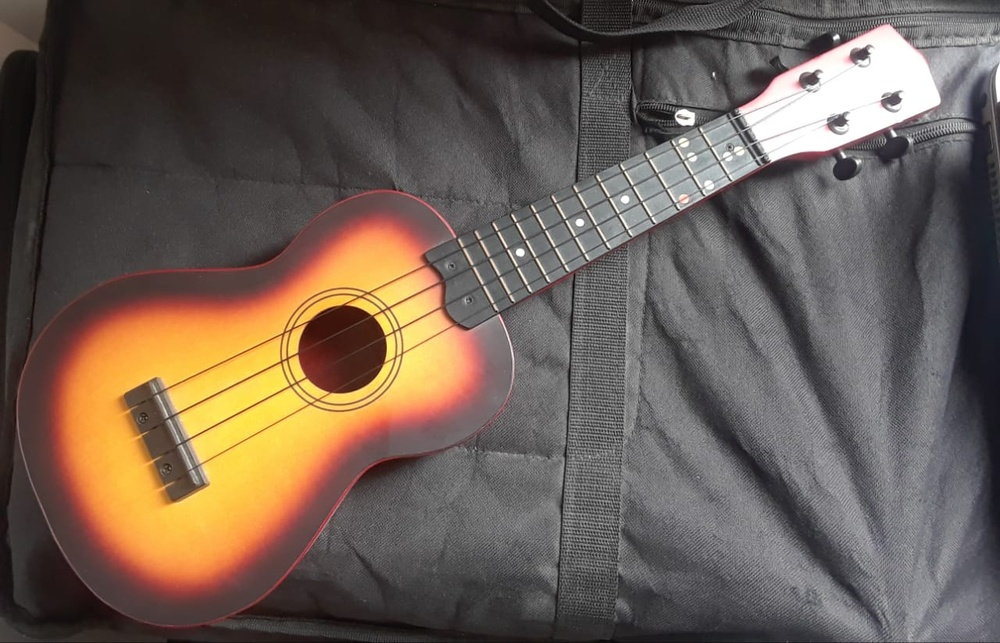
#> input picture SegundaParte/Operaciones de transformación de imágenes/img/ukelele.jpeg, 1000 x 643 px, shrunk from 1280 x 823 before the run
$ jupyter execute 'Operaciones de transformación de imágenes.ipynb'   (shell and % lines are left out)
#> lines starting #> are read from the running program, lines starting #| are printed output that depends on the picture; after the words box and inside, x2 and y2 are one past the last pixel; in counts of white or black regions, pixels touching at a corner belong together
<center>
<a href="http://www.udem.edu.co/"></a>
<h1>Reconocimiento de Patrones I y II</h1>
<h2>Operaciones de transformación de imágenes</h2>
<h3>2018-2</h3>
</center>

### Introducción

La transformación de una imagen consiste en modificar el contenido de la misma con un objetivo
concreto, como puede ser el de prepararla para un posterior análisis. Se pueden distinguir dos tipos
de transformaciones: basadas en los niveles de intensidad de la imagen, o como consecuencia de la
aplicación de una operación geométrica. Dentro del primer grupo se consideran por un lado las
transformaciones que son consecuencia de la aplicación de una función sobre el valor de intensidad
de cada píxel individualmente, y las transformaciones en las que los píxeles vecinos intervienen en
la misma con distintas finalidades, tales como eliminar el ruido presente en la imagen para así
suavizarla o con el fin de extraer bordes. Las transformaciones lógicas se aplican considerando que
los valores numéricos de las imágenes se pueden representar a nivel de bits. Dentro del segundo
grupo se incluyen las transformaciones geométricas, las cuales modifican las coordenadas
espaciales de la imagen, ofreciendo aspectos de la misma bajo diferentes resoluciones, siendo en
ocasiones necesario modificar también los valores de intensidad de los píxeles de la imagen
original.

## Transformaciones basadas en los niveles de intesidad

Las transformaciones en las que la generación de un nuevo píxel se obtiene en función del valor de
intensidad, pueden clasificarse en dos tipos:
1. Operaciones basadas en un píxel individual de la imagen (Ej: brillo, negativo, ecualización del histograma).
2. Operaciones involucrando píxeles vecinos.
Por tanto, la generación de un nuevo píxel dependerá bien del valor concreto de cada píxel, o del
valor de los píxeles próximos a él, lo que se conoce como vecindad del píxel o vecindario, como
muestra la figura 1.

### Operaciones centradas en un píxel individual

$$S(i,j) = f(E(i,j))$$

La función $f$ de la ecuación anterior, que puede ser lineal o no lineal, es la transformación que se aplica a la imagen original. A continuación se definen las principales funciones de transformación que se trabajan en el procesamiento digital de imágenes.

De la clase anterior teníamos ...

[cell 1]
from PIL import Image             #Estamos usando la librería Pillow con PIL
import numpy as np                # funciones numéricas (arrays, matrices, etc.)
import matplotlib.pyplot as plt   # funciones para representación gráfica

ukelele = Image.open("img/ukelele.jpeg")
#> ukelele is the input picture: PIL image 1000x643 RGB; mean R, G, B 108.1, 93.8, 83.5
#Para visualizar la imagen en el notebook
plt.imshow(np.asarray(ukelele))
plt.show()

[cell 2]
uke_gris = ukelele.convert('L')
#I_gris.show()
plt.imshow(np.asarray(uke_gris), cmap='gray')
plt.show()
print (uke_gris.size, uke_gris.mode, uke_gris.format)
#| (1000, 643) L None

[cell 3]
Img_uke = np.asarray(uke_gris,dtype=np.float32)

### Contraste. Ejercicio de la clase anterior

[cell 4]
def contraste(img,cmax,cmin,tipo):

#> called with cmax = 200, cmin = 0, tipo = 'disminuir'
    Imin = np.min(img)
#> Imin = 3
    Imax = np.max(img)
#> Imax = 255

    filas = np.size(img,0)
#> filas = 643
    columnas = np.size(img,1)
#> columnas = 1000

    I = np.zeros((filas, columnas))

    if tipo == 'disminuir':

        for i in range(0,filas):
            for j in range(0,columnas):
                I[i,j] = (((cmax-cmin)/(Imax-Imin))*(img[i,j]-Imin))+cmin
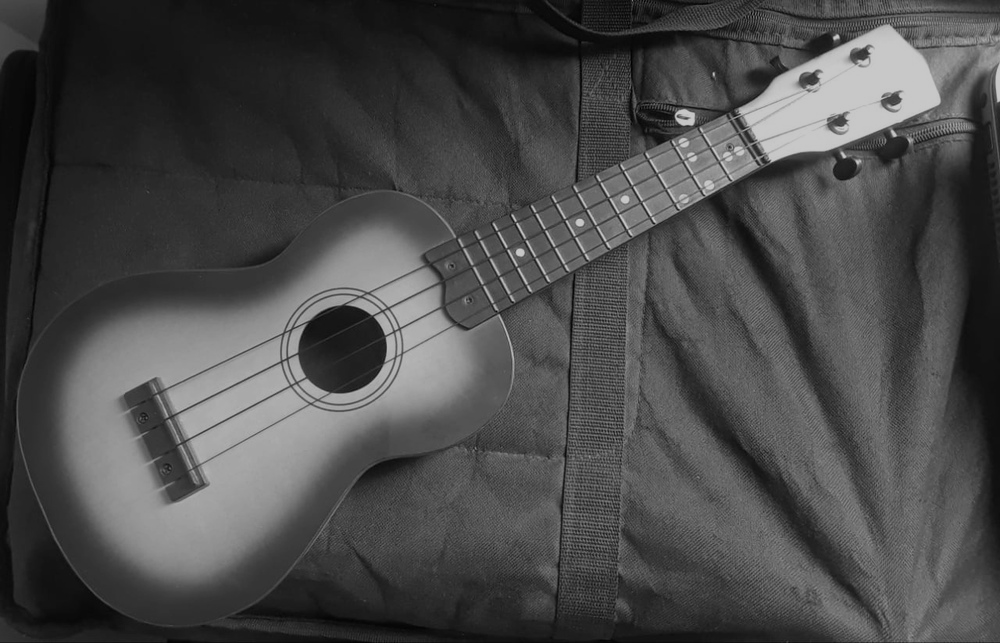
#> I: shape (643, 1000) float64; min 0, max 200, mean 74.5

    elif tipo == 'aumentar':
        for i in range(0,filas):
            for j in range(0,columnas):
                I[i,j] = ((img[i,j]-Imin)/(Imax-Imin))*(cmax-cmin)+cmin

    return I


I_low_cont = contraste(Img_uke,200,0,'disminuir')
Inew = Image.fromarray(I_low_cont.astype(np.uint8))
plt.imshow(Inew)
#plt.imshow(I, cmap='gray')

[cell 5]
I_high_cont = contraste(Img_uke,255,50,'aumentar')
#> call 2 of contraste, with cmax = 255, cmin = 50, tipo = 'aumentar'
#> after the loop in contraste (call 2), `for i in range(0,filas):`:
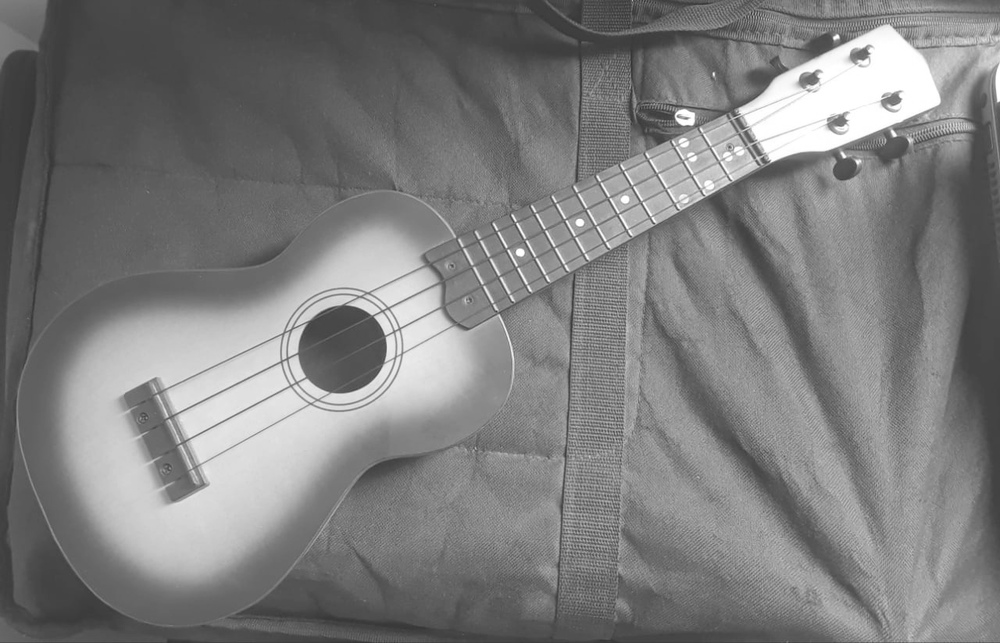
#> I: shape (643, 1000) float64; min 50, max 255, mean 126.4
Inew = Image.fromarray(I_high_cont.astype(np.uint8))
plt.imshow(Inew)
#plt.imshow(I, cmap='gray')

### Ecualización del histograma. Ejercicio de la clase anterior.

[cell 6]
#Genera el histograma de la Imagen
#Paso 1:
filas = np.size(Img_uke,0)
#> filas = 643
columnas = np.size(Img_uke,1)
#> columnas = 1000
dimImg = filas*columnas
#> dimImg = 643000
#print(dimImg)
hist,bins = np.histogram(Img_uke.flatten(),256,[0,256])
#> hist = 256 values, max 7026 at index 255, min 0 at index 0, mean 2511.7; bins = 257 values from 0 to 256
#print(np.max(hist))
hist_norm = (hist/dimImg)*255
#> hist_norm = 256 values, max 2.79 at index 255, min 0 at index 0, mean 0.996
#print(np.max(hist_norm))
#print(hist)
#print(hist_norm)

#Paso2:
#Genera la función de distribución acumulada (cdf por sus siglas en inglés)
cdf = hist_norm.cumsum()
#> cdf = 256 values from 0 to 255
t = 0
for item in cdf:
    cdf[t] = np.round(item)
    t +=1
#> this loop made 256 passes
#> item on passes 2 to 4: 0, 0, 0.000793
#> after the loop, t = 256

new_Img = np.zeros((filas, columnas))
for i in range(0,filas):
    for j in range(0,columnas):

        intensidad = int(Img_uke[i,j])
        Hprima = cdf[intensidad]
        new_Img[i,j] = Hprima

Img = Image.fromarray(new_Img.astype(np.uint8))
plt.imshow(Img)

### Operador Inverso (Negativo)

[cell 7]
#Operador inverso (negativo)

def negativo(img):

    filas = np.size(img,0)
#> filas = 643
    columnas = np.size(img,1)
#> columnas = 1000

    new_Img = np.zeros((filas,columnas))

    for i in range(0,filas):
        for j in range(0, columnas):
            new_x = 255-img[i,j]
            new_Img[i,j] = new_x
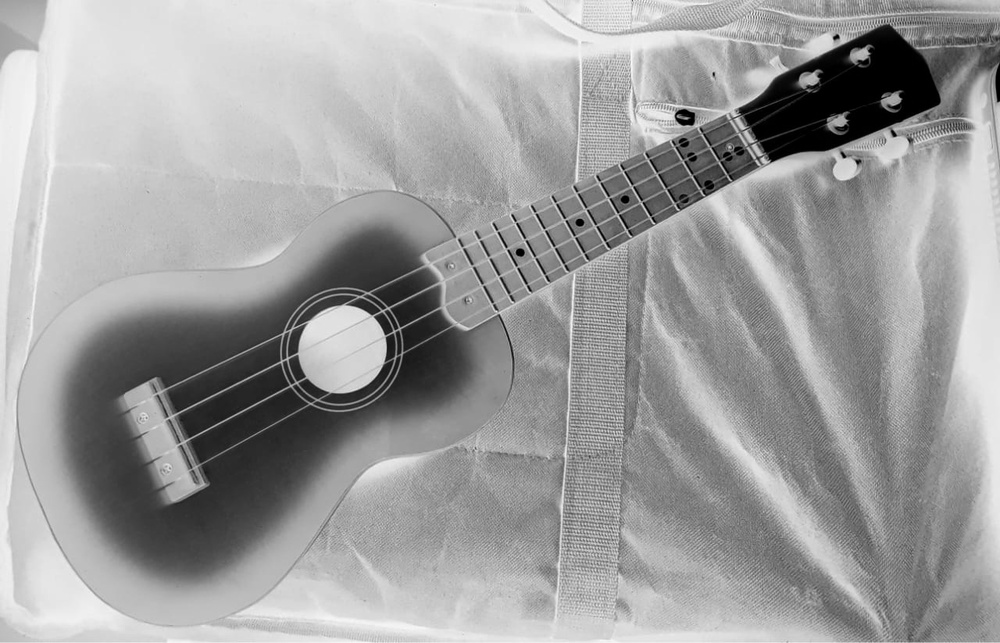
#> new_Img: shape (643, 1000) float64; min 0, max 252, mean 158.1

    Img = Image.fromarray(new_Img.astype(np.uint8))
    plt.imshow(Img)
    #plt.imshow(new_Img2, cmap='gray')

negativo(Img_uke)

### Operador umbral

El operador umbral aplicado sobre la imagen original píxel a píxel proporciona
como resultado una imagen binaria, es decir, una imagen con dos niveles de intensidad, donde el valor de la variable p, conocido como umbral, hace las veces de discriminador que
decide a cuál de los dos niveles corresponde cada valor de intensidad del píxel de la imagen
original.

[cell 8]
#Operador unmbral

def umbral(img, umbral):

#> called with umbral = 160
    filas = np.size(img,0)
#> filas = 643
    columnas = np.size(img,1)
#> columnas = 1000

    new_Img = np.zeros((filas,columnas))

    for i in range(0,filas):
        for j in range(0, columnas):
            if img[i,j] <= umbral:
                new_Img[i,j] = 0
            else:
                new_Img[i,j] = 255
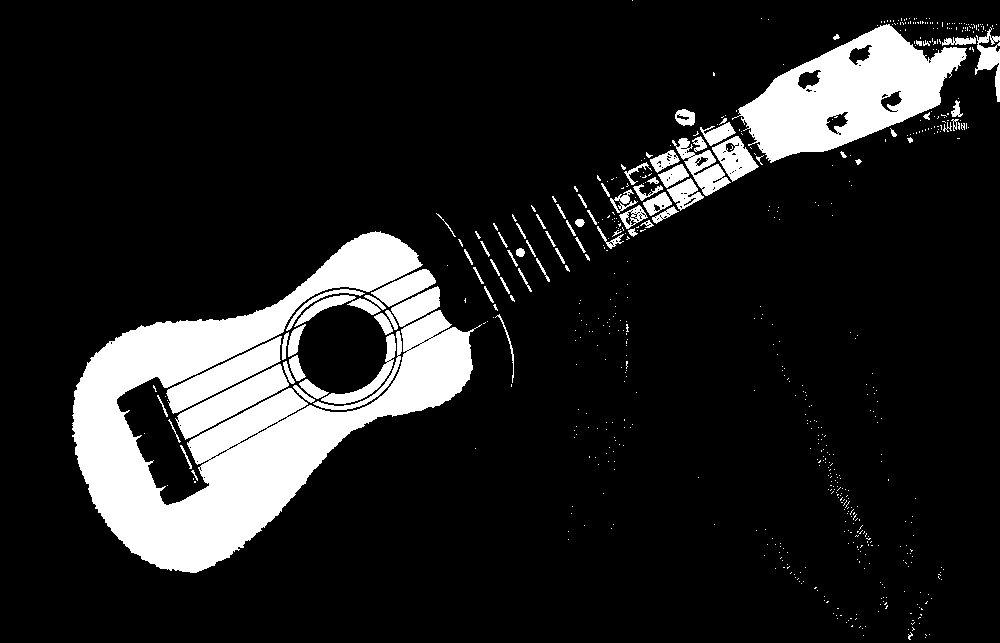
#> new_Img: shape (643, 1000) float64; 13.5% white; 631 white regions (548 under 20 px), largest, box (x1, y1, x2, y2) and area: (72, 231, 482, 573) 48749, (732, 24, 967, 163) 15799, (175, 364, 289, 440) 2956

    Img = Image.fromarray(new_Img.astype(np.uint8))
    plt.imshow(Img)
    #plt.imshow(new_Img2, cmap='gray')

umbral(Img_uke,160)

### Operador intervalo de umbral binario

La aplicación de este operador proporciona también una
imagen binaria. Si bien la diferencia con el operador umbral estriba en que aquí se
definen dos umbrales $p_1$ y $p_2$, de manera que si el valor de intensidad de un píxel de la imagen
original se encuentra dentro del intervalo delimitado por $p_1$ y $p_2$, se le asigna el valor 0 en la
imagen de salida, y 255 en caso contrario.

Existe una variante de este operador conocida como intervalo de umbral binario invertido, en la
que si el valor de intensidad de un píxel de la imagen de partida se encuentra dentro del intervalo
delimitado por $p_1$ y $p_2$, se le asigna el valor 255 en la imagen de salida, y 0 en caso contrario.

[cell 9]
#Operador intervalo de umbral binario

def umbral_intervalo(img, u1, u2, invertido):


#> called with u1 = 100, u2 = 200, invertido = False
    filas = np.size(img,0)
#> filas = 643
    columnas = np.size(img,1)
#> columnas = 1000

    new_Img = np.zeros((filas,columnas))

    for i in range(0,filas):
        for j in range(0, columnas):
            if (img[i,j] > u1) and (img[i,j] < u2):
                if invertido == True:
                    new_Img[i,j] = 255
                else:
                    new_Img[i,j] = 0
            elif (img[i,j] <= u1) or (img[i,j] >= u2):
                if invertido == True:
                    new_Img[i,j] = 0
                else:
                    new_Img[i,j] = 255
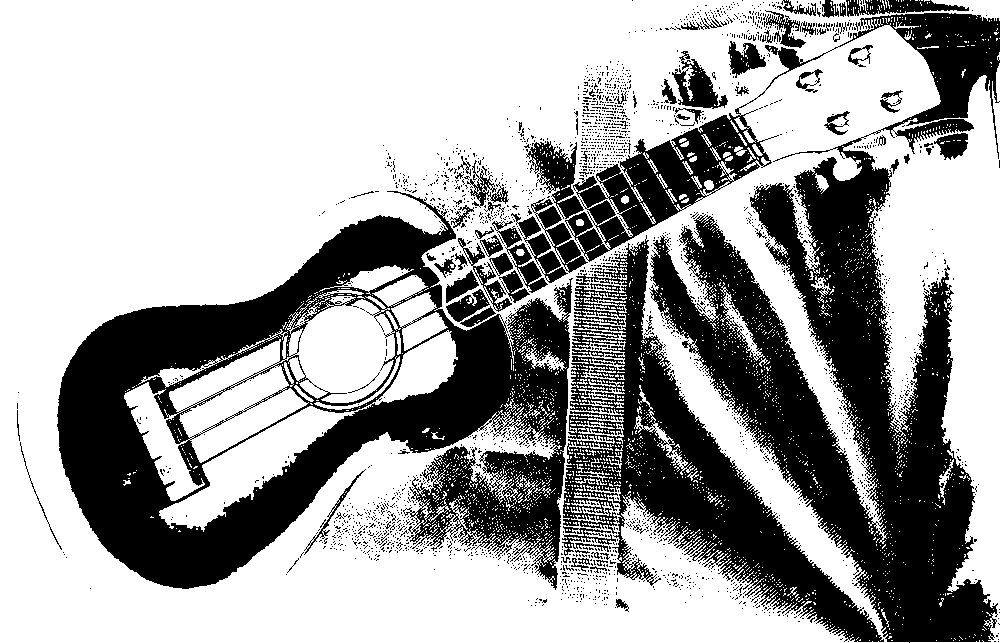
#> new_Img: shape (643, 1000) float64; 64.9% white; 2443 black regions (2363 under 20 px), largest, box (x1, y1, x2, y2) and area: (565, 13, 1000, 643) 87960, (57, 191, 573, 590) 79917, (563, 235, 884, 642) 33890

    return new_Img

I_umbral_int = umbral_intervalo(Img_uke,100,200,invertido=False)
Img = Image.fromarray(I_umbral_int.astype(np.uint8))
plt.imshow(Img)
#plt.imshow(new_Img2, cmap='gray')

[cell 10]
I_umbral_int = umbral_intervalo(Img_uke,100,200,invertido=True)
Img = Image.fromarray(I_umbral_int.astype(np.uint8))
plt.imshow(Img)
#plt.imshow(new_Img2, cmap='gray')

### Operador umbral de la escala de grises

La aplicación de este operador sobre la imagen original
genera como resultado una imagen en la que únicamente se preservan los valores de intensidad de
aquellos píxeles comprendidos dentro del intervalo definido por $p_1$ y $p_2$. En caso contrario, el
valor de salida será 255.

Al igual que ocurría con el operador intervalo de umbral binario, existe una variante de este
operador conocida como umbral de la escala de grises invertido, que transforma la imagen de
partida de manera que los píxeles con intensidades entre $p_1$ y $p_2$ son invertidos, y el resto toma el
valor 255.

[cell 11]
#Operador intervalo de umbral binario

def umbral_grises(img, u1, u2, invertido):


#> called with u1 = 150, u2 = 255, invertido = True
    filas = np.size(img,0)
#> filas = 643
    columnas = np.size(img,1)
#> columnas = 1000

    new_Img = np.zeros((filas,columnas))

    for i in range(0,filas):
        for j in range(0, columnas):
            if (img[i,j] > u1) and (img[i,j] < u2):
                if invertido == False:
                    new_Img[i,j] = img[i,j]
                else:
                    new_Img[i,j] = 255 - img[i,j]

            elif (img[i,j] <= u1) or (img[i,j] >= u2):
                    new_Img[i,j] = 255
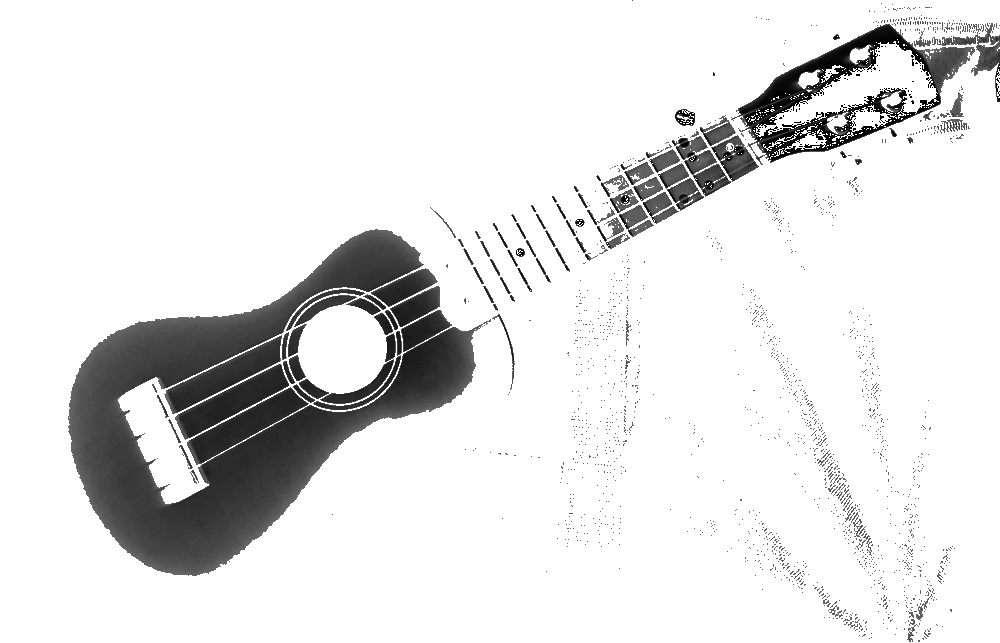
#> new_Img: shape (643, 1000) float64; min 1, max 255, mean 227.9

    return new_Img

I_umbral_grises = umbral_grises(Img_uke,150,255,invertido=True)
Img = Image.fromarray(I_umbral_grises.astype(np.uint8))
plt.imshow(Img)
#plt.imshow(new_Img2, cmap='gray')

### Operador de extensión

Proporciona una imagen con la escala de grises completa para los píxeles
cuyo nivel de intensidad se encuentre comprendido dentro del intervalo abierto $(p_1,p_2)$.

[cell 12]
def extension(img, u1, u2):

#> called with u1 = 150, u2 = 240
    filas = np.size(img,0)
#> filas = 643
    columnas = np.size(img,1)
#> columnas = 1000

    new_Img = np.zeros((filas,columnas))

    for i in range(0,filas):
        for j in range(0, columnas):
            if (img[i,j] > u1) and (img[i,j] < u2):
                new_Img[i,j] = (img[i,j]-u1)*(255/(u2-u1))

            elif (img[i,j] <= u1) or (img[i,j] >= u2):
                    new_Img[i,j] = 0
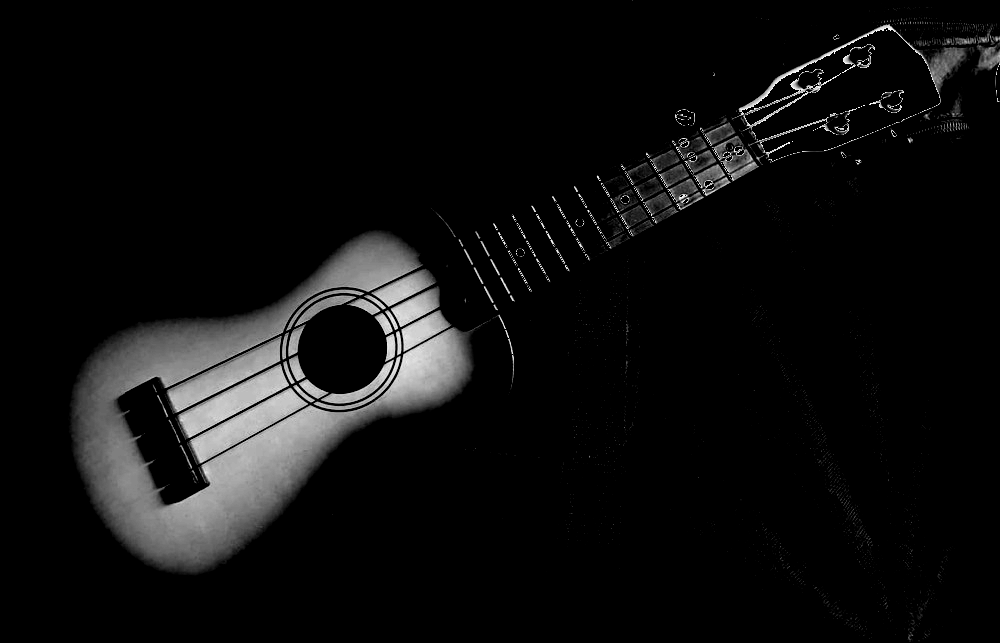
#> new_Img: shape (643, 1000) float64; min 0, max 252.2, mean 14.6

    return new_Img

I_ext = extension(Img_uke,150,240)
Img = Image.fromarray(I_ext.astype(np.uint8))
plt.imshow(Img)
#plt.imshow(new_Img2, cmap='gray')

### Operador reducción del nivel de gris

Como su propio nombre indica, este operador reduce el
número de niveles de intensidad de la imagen original, en base a la siguiente ecuación,

[cell 13]
#Interpretar e implementar
def reducir_gris(img,n):

    p1 = 255/n

    filas = np.size(img,0)
    columnas = np.size(img,1)

    new_Img = np.zeros((filas,columnas))

    for i in range(0,filas):
        for j in range(0, columnas):
            print("TODO")

    return new_Img

I_ext = extension(Img_uke,150,240)
